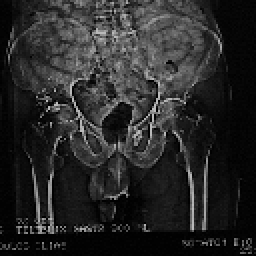
%> input picture Image Analysis and Artificial Vision/image processing assignments (x-ray)/askisi5_ImProc/images/Pelvis.bmp, 128 x 128 px (shown 2 times larger)
$ octave --eval "Program_5c_nbegetis;"   (GNU Octave 9; MATLAB toolbox functions it lacks are replaced by stand-ins)
%> lines starting %> are read from the running program, lines starting %| are printed output that depends on the picture
%%%%%%%%%%%%%%%%%%%%%%%%%%%%%%%%%%%%%%%%%%%%%%%%%%%%%%%%%%%%%%%%%%%%%%%%%%%
%% Author: Begetis Nikolaos - Postgraduate Student - Bioinformatics, ITMB
%% Supervisor: Cavouras Dionisis - Professor - ITMB
%% Course: Image Processing and Analysis
%% Function: This function uses a main program which calls all the
%% functions implementing the filters of Generalized Wiener. Then, it calls
%% function to calculate Minimum Square Error (MSE). Finally,
%% plots are provided of the 1-d and 2-d filters and of the spectra of the
%% original and processed images. Finally, image A is degraded by a
%% Butterworth low-pass filter and various levels of noise are added
%% (0.1:0.1:0.5). At each noise level, the Generalized Wiener Filter
%% Function to apply the Inverse-Wiener-Power restoration filters to filter
%% the degraded image and by using the MSE across image diagonals plot
%% the variation of MSE with noise for each one of the filters.
%% Filename: Program_5c_nbegetis.m
%%%%%%%%%%%%%%%%%%%%%%%%%%%%%%%%%%%%%%%%%%%%%%%%%%%%%%%%%%%%%%%%%%%%%%%%%%%

% Lab work 5c:

% 1.Form the Generalized Wiener Filter Function (see relation page 38  of
% ImProc_Lecture_4)

% 2.Form a function to calculate Minimum Square Error (MSE) (for MSE
% relation go to page 41 of ImProc_Lecture_4)

% 3. Degrade image A by a Butterworth low-pass filter and add various
% levels of noise (0.1:0.1:0.5).  At each noise level, use the Generalized
% Wiener Filter Function to apply the Inverse-Wiener-Power restoration
% filters to filter the degraded image and by using the MSE across image
% diagonals (between the original and filtered images) plot (in one graph)
% the variation of MSE with noise for each one of the filters.  The plot
% should be created automatically by the program.

function [] = Program_5c_nbegetis()

    clc; echo off; close all;
    %Put your images folder into the same folder as your .m program
    A=imread('./images/Pelvis.bmp');    % Pelvis.bmp HEAD6.BMP
%> A is the input picture: size 128x128 uint8; min 1, max 186, mean 40

    A = double(A);
%> A: size 128x128 double
    x = size(A, 1);
%> x = 128
    y = size(A, 2);
%> y = 128
    sprintf('x= %f  y= %f',x,y);

    Normalize_Matrix(A, 255);
%> in Normalize_Matrix, `max_A=max(max(A));`: max_A = 186
%> in Normalize_Matrix, `min_A=min(min(A));`: min_A = 1

    filter=0;
    while filter < 1 || filter > 3
        filter = input('Select the Generalized Wiener filter you want to use\n1. Inverse\n2. Wiener\n3. Power Spectrum\nType selection (1-3):  ');
    end;
%> this loop made 1 pass; the answer given on pass 1: 1


    N=x; %consider square images!!!
%> N = 128

    tic

    [B, fh] = degradeimage(A, 255);
%> the loop in degradeimage, `while type < 1 || type > 4` made 1 pass; the answer given on pass 1: 1
    switch filter
        case 1         % inverse filter
            a=1; b=0; c=0;
        case 2         % wiener filter
            a=0; b=1; c=0.22;
        case 3         % power spectrum filter
            a=0.5; b=1; c=0.172;
    end

    fx=GeneralizedWiener(fh,N,a,b,c);
    C=filt_in_freq2(B, fx);

    error=0;
    tempA=diag(A);
    for a=0:0.1:1
        for b=0:0.1:1
            fx = GeneralizedWiener(fh,N,a,b,0.2);
            % D = filt_in_freq2(B,fx);
            tempB = diag(B);
            for i=1:length(tempA)
                error=error+(tempB(i)-tempA(i))^2;
            end

            if (a == 0 && b == 0)
                minerror=error;
                optA=0;
                optB=0;
            end

            if (error < minerror)
                minerror=error;
                optA=a;
                optB=b;
            end
        end
    end

    fprintf('Optimal a = %1.2f\noptimal b = %1.2f\nminerror = %1.2f\n', optA, optB, minerror);
    plotter(A, B, C, fh, fx)

    toc

end


function [C]=ampl_fft2(A)
    x=size(A,1);
    y=size(A,2);

    %/*--------   2D - FFT  ---------*/
    for i=1:x
        for j=1:y
            if (rem((i+j),2) == 1)
                A(i,j)=-A(i,j);
            else
                A(i,j)= A(i,j);
            end;
        end;
    end;
    C=fft2(A);
    C=round(10.0 * log(abs(C)+1));
end


function [C]=Normalize_Matrix(A,tones)
    max_A=max(max(A));
    min_A=min(min(A));
    min_A=0;
    C=(A-min_A)*(tones)/(max_A-min_A); %back to 0-(tones)
end


function [C,S] = filt_in_freq2(A,fh)
    x=size(A,1);y=size(A,2);
    C=fft2(A);

    for i=1:x
        for j=1:y
            ir = sqrt(j*j + i*i);
            if (ir > x ) ir = x;end;%if
            C(i,j)=C(i,j)*fh(round(ir));
        end;
    end;

    C=ifft2(C);
    C=real(C);C=abs(C);

    for i=1:x;
        for j=1:y;
            ir = sqrt((x/2-j)^2 + (y/2-i)^2);
            if (ir > x ) ir = x;end;
            if (ir == 0 ) ir = 1;end;
            S(i,j)=fh(round(ir));
        end;
    end;
end


function [fh] = Butterworth(N,type,y)
%> called with N = 128, type = 1, y = 128
    for i=1:N;
        fh(i)=0;
    end;
%> after the loop, fh = 128 values from 0 to 0
    %//---------Read in filter parameters--------

    for k=1:N/2
        if (type == 1)
            ndegree=2;
            fco=round(y*0.1);
            fh(k)=1.0/(1.0+0.414*(k/fco)^(2*ndegree) );
        end;
        if (type == 2)
            ndegree=2;
            fco=round(y*0.2);
            trans=round(y*0.05);
            fh(k)=1.0/(1.0+0.414*(fco/k)^(2*ndegree) );
        end;
        if (type == 3 || type == 4)
            ndegree=2;
            fco=round(y*0.3);
            trans=round(y*0.3);
            fh(k)=1.0/(1.0+0.414*(fco/k)^(2*ndegree) );
            FH=[fh fh];
            L=length(FH);
            fh=FH(L/2+trans:(L/2+N/2+trans-1));
            fh=[fh fliplr(fh)];
            fh=fh/max(fh);
        end;
    end

    for k = N/2+1:N
        fh(k)=fh(N+1-k);
    end %//i.e. mirror N/2..N-1
%> in filt_in_freq2, `C=abs(C)`:
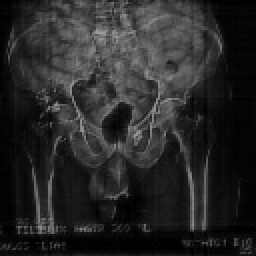
%> C: size 128x128 double (shown 2 times larger); min 0.000462, max 160, mean 40.1
%> after the loop in filt_in_freq2, `for i=1:x;`:
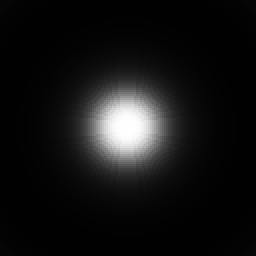
%> S: size 128x128 double (shown 2 times larger); min 0.0041, max 1, mean 0.0777
%> call 2 of Normalize_Matrix, with tones = 255
%> in Normalize_Matrix (call 2), `max_A=max(max(A));`: max_A = 171.5
%> in Normalize_Matrix (call 2), `min_A=min(min(A));`: min_A = 0.000453
%> in Normalize_Matrix (call 2), `C=(A-min_A)*(tones)/(max_A-min_A);`:
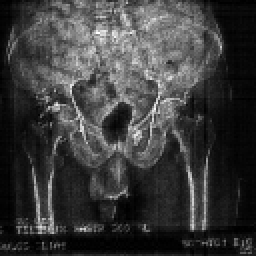
%> C: size 128x128 double (shown 2 times larger); min 0.000673, max 255, mean 59.6
%> in Program_5c_nbegetis, `[B, fh] = degradeimage(A, 255);`: fh = 128 values, max 1 at index 1, min 0.0041 at index 64, mean 0.272
end


function [fh] = GeneralizedWiener(degradefilt,N,a,b,A)
%> called with N = 128, a = 1, b = 0, A = 0
    for i=1:N
		fh(i)=(((degradefilt(i)^2)/(degradefilt(i)^2+b*A))^(1-a))/degradefilt(i);
    end
%> after the loop, fh = 128 values, max 244.2 at index 64, min 1 at index 1, mean 51.56
%> in Program_5c_nbegetis, `fx=GeneralizedWiener(fh,N,a,b,c);`: fx has the same summary as fh in GeneralizedWiener
%> in filt_in_freq2 (call 2), `C=real(C)`:
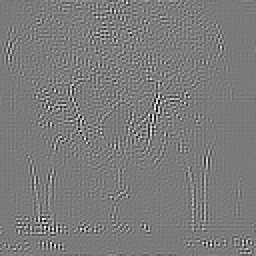
%> C: size 128x128 double (shown 2 times larger); min -3197.5, max 3453.4, mean 40.1; drawn with min black and max white
%> in filt_in_freq2 (call 2), `C=abs(C)`:
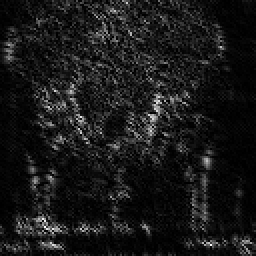
%> C: size 128x128 double (shown 2 times larger); min 0.00451, max 3453.4, mean 338.5; drawn with min black and max white
%> after the loop in filt_in_freq2 (call 2), `for i=1:x;`:
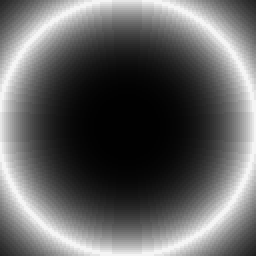
%> S: size 128x128 double (shown 2 times larger); min 1, max 244.2, mean 99.4
%> in Program_5c_nbegetis, `tempA=diag(A);`: tempA = 128 values, max 177 at index 68, min 1 at index 64, mean 46.36
%> after the loop in Program_5c_nbegetis, `for a=0:0.1:1`: error = 3541854.7; minerror = 29271.5; optA = 0
%| Optimal a = 0.00
%| optimal b = 0.00
%| minerror = 29271.53
end


function [B,fh]=degradeimage(A,image_depth)
    x=size(A,1);y=size(A,2);
    %//---------- degrade image --
    B=A;

    type=0;
    while type < 1 || type > 4
        type = input('Select the type of the Butterworth filter\n1. Low Pass\n2. High Pass\n3. Band Reject\n4. Band Pass\nType selection (1-4):  ');
    end;

    fh=Butterworth(x,type,y);  % form degradation function
    B=filt_in_freq2(A,fh);

    noise=30;    % additive Noise
    R=randint(x,y,[0,noise])-noise/2;

    B=B+(B.*R/100);
    Normalize_Matrix(B,image_depth);
end


function [] = plotter(A, B, C, fh, fx)
    x=size(A,1); y=size(A,2);
    %==============PLOT IMAGES===================================
    colormap('gray');
    subplot(2,3,1); imagesc(A); xlabel('Original Image');
    axis equal; axis([1 size(A,2) 1 size(A,1)]);colorbar

    subplot(2,3,2); plot(y * fh, 'red'); xlabel('degradation filter');
    axis equal; axis([1 x 1 y]);

    subplot(2,3,3); imagesc(B); xlabel('Degraded Image');
    axis equal; axis([1 size(B, 2) 1 size(B, 1)]);

    subplot(2,3,4); imagesc(C); xlabel('Applied Filter');
    axis equal; axis([1 size(C, 2) 1 size(C, 1)]);
    maxh=max(fx); minh=min(fx); fx=(fx-minh)*(1.0/(maxh-minh));
%> after `maxh=max(fx)`: maxh = 244.2
%> after `minh=min(fx)`: minh = 1
%> after `fx=(fx-minh)*(1.0/(maxh-minh))`: fx = 128 values, max 1 at index 64, min 0 at index 1, mean 0.208
%> `Program_5c_nbegetis;`:
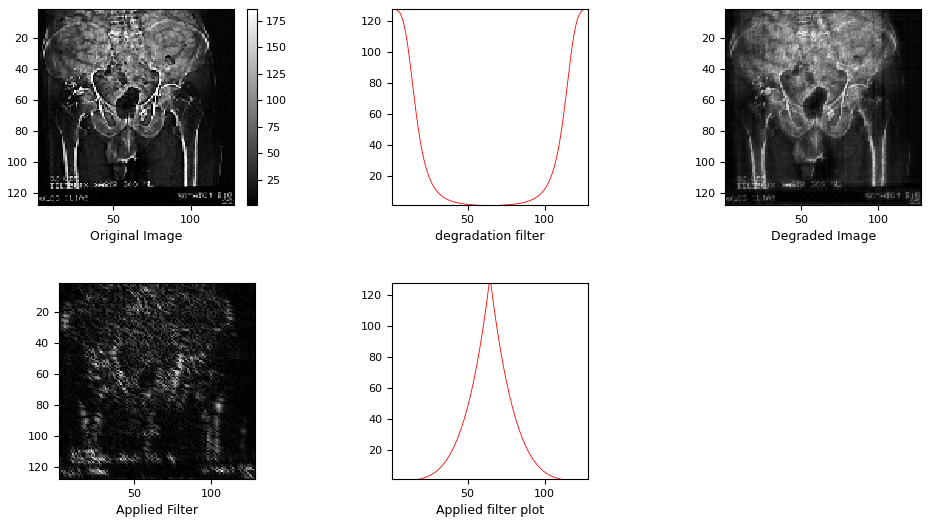
%> figure redrawn from the program's plot data, 5 panels

    subplot(2,3,5); plot(y * fx, 'red'); xlabel('Applied filter plot');
    axis equal; axis([1 x 1 y]);

end

$ run again, with Image Analysis and Artificial Vision/image processing assignments (x-ray)/askisi5_ImProc/images/HEAD6.BMP copied over Image Analysis and Artificial Vision/image processing assignments (x-ray)/askisi5_ImProc/images/Pelvis.bmp
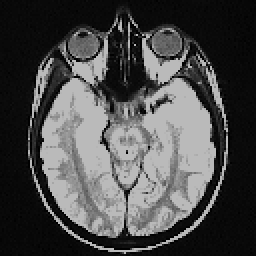
%> input picture Image Analysis and Artificial Vision/image processing assignments (x-ray)/askisi5_ImProc/images/HEAD6.BMP, 128 x 128 px (shown 2 times larger)
%> in Program_5c_nbegetis, A is the input picture: size 128x128 uint8; min 1, max 186, mean 74.3
%> A: size 128x128 double
%> max_A = 186
%> min_A = 1
%> the loop in Program_5c_nbegetis, `while filter < 1 || filter > 3` made 1 pass; the answer given on pass 1: 1
%> the loop in degradeimage, `while type < 1 || type > 4` made 1 pass; the answer given on pass 1: 1
%> in degradeimage, `B=B+(B.*R/100);`:
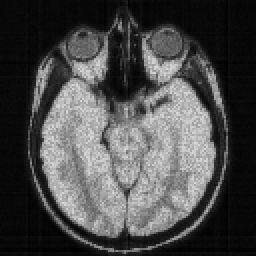
%> B: size 128x128 double (shown 2 times larger); min 0.0652, max 218.8, mean 74.2
%> in Program_5c_nbegetis, `[B, fh] = degradeimage(A, 255);`: fh = 128 values, max 1 at index 1, min 0.0041 at index 64, mean 0.272
%> after the loop in GeneralizedWiener, `for i=1:N`: fh = 128 values, max 244.2 at index 64, min 1 at index 1, mean 51.56
%> in Program_5c_nbegetis, `fx=GeneralizedWiener(fh,N,a,b,c);`: fx has the same summary as fh in GeneralizedWiener
%> in filt_in_freq2 (call 2), `C=abs(C)`:
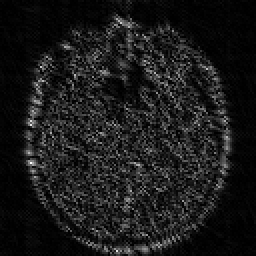
%> C: size 128x128 double (shown 2 times larger); min 0.0155, max 4603.3, mean 476.8; drawn with min black and max white
%> tempA = 128 values, max 186 at index 38, min 1 at index 36, mean 79.95
%> after the loop in Program_5c_nbegetis, `for a=0:0.1:1`: error = 4684926.1; minerror = 38718.4; optA = 0
%| Optimal a = 0.00
%| optimal b = 0.00
%| minerror = 38718.40
%> maxh = 244.2
%> minh = 1
%> in plotter, `fx=(fx-minh)*(1.0/(maxh-minh))`: fx = 128 values, max 1 at index 64, min 0 at index 1, mean 0.208

$ run again, with Image Analysis and Artificial Vision/image processing assignments (x-ray)/askisi5_ImProc/images/01254520_256X256.bmp copied over Image Analysis and Artificial Vision/image processing assignments (x-ray)/askisi5_ImProc/images/Pelvis.bmp
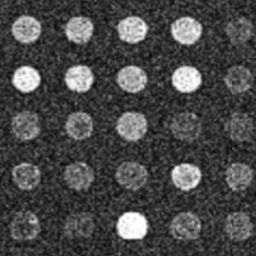
%> input picture Image Analysis and Artificial Vision/image processing assignments (x-ray)/askisi5_ImProc/images/01254520_256X256.bmp, 256 x 256 px
%> in Program_5c_nbegetis, A is the input picture: size 256x256 uint8; min 6, max 255, mean 72.6
%> A: size 256x256 double
%> max_A = 255
%> min_A = 6
%> the loop in Program_5c_nbegetis, `while filter < 1 || filter > 3` made 1 pass; the answer given on pass 1: 1
%> the loop in degradeimage, `while type < 1 || type > 4` made 1 pass; the answer given on pass 1: 1
%> in degradeimage, `B=B+(B.*R/100);`:
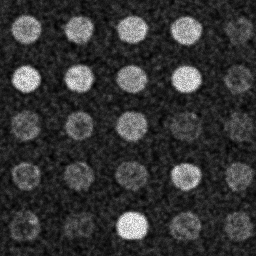
%> B: size 256x256 double; min 15.14, max 291.6, mean 72.6; drawn with min black and max white
%> in Program_5c_nbegetis, `[B, fh] = degradeimage(A, 255);`: fh = 256 values, max 1 at index 1, min 0.0041 at index 128, mean 0.276
%> after the loop in GeneralizedWiener, `for i=1:N`: fh = 256 values, max 244.2 at index 128, min 1 at index 1, mean 50.59
%> in Program_5c_nbegetis, `fx=GeneralizedWiener(fh,N,a,b,c);`: fx has the same summary as fh in GeneralizedWiener
%> in filt_in_freq2 (call 2), `C=abs(C)`:
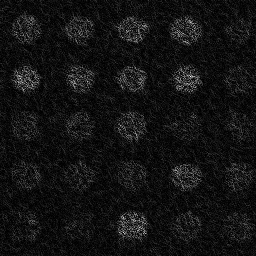
%> C: size 256x256 double; min 0.00138, max 3864.2, mean 294.4; drawn with min black and max white
%> tempA = 256 values, max 227 at index 74, min 19 at index 211, mean 91.64
%> after the loop in Program_5c_nbegetis, `for a=0:0.1:1`: error = 4517497.4; minerror = 37334.7; optA = 0
%| Optimal a = 0.00
%| optimal b = 0.00
%| minerror = 37334.69
%> maxh = 244.2
%> minh = 1
%> in plotter, `fx=(fx-minh)*(1.0/(maxh-minh))`: fx = 256 values, max 1 at index 128, min 0 at index 1, mean 0.204
